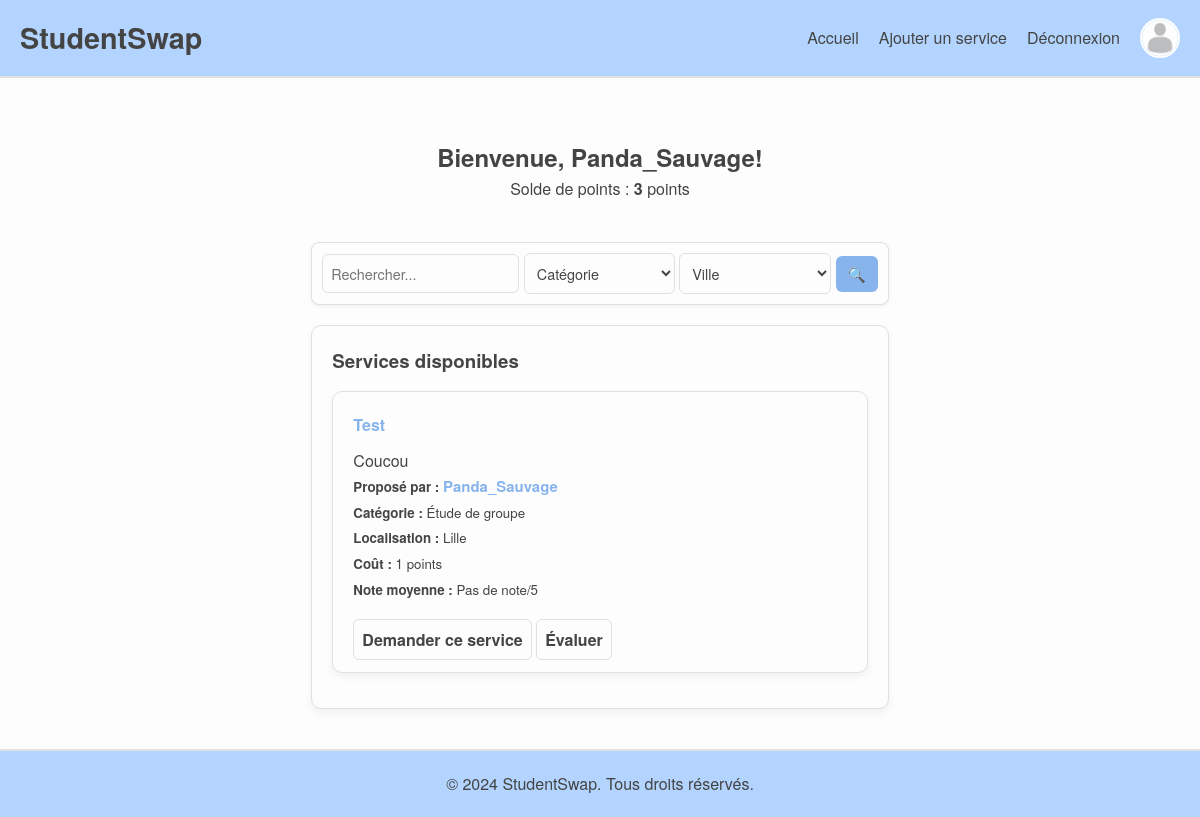
The app's page /views/index.php (signed in) with its own data.
### tables this page shows
CREATE TABLE `users` (
  `id` int(11) NOT NULL,
  `username` varchar(50) DEFAULT NULL,
  `email` varchar(100) DEFAULT NULL,
  `password` varchar(255) DEFAULT NULL,
  `points` int(11) DEFAULT 10,
  `created_at` timestamp NOT NULL DEFAULT current_timestamp(),
  `profile_picture` varchar(255) DEFAULT 'default-picture.png'
);

CREATE TABLE `services` (
  `id` int(11) NOT NULL,
  `user_id` int(11) DEFAULT NULL,
  `title` varchar(100) DEFAULT NULL,
  `description` text DEFAULT NULL,
  `category` varchar(50) DEFAULT NULL,
  `location` varchar(100) DEFAULT NULL,
  `points_cost` int(11) DEFAULT NULL,
  `created_at` timestamp NOT NULL DEFAULT current_timestamp(),
  `category_id` int(11) DEFAULT NULL,
  `status` enum('available','requested','accepted') DEFAULT 'available',
  `deleted_at` timestamp NULL DEFAULT NULL
);

CREATE TABLE `categories` (
  `id` int(11) NOT NULL,
  `name` varchar(100) NOT NULL
);

### views/index.php (the view, shortened to what this page needs)
<?php
include '../config/db.php';
try {
    $user_id = $_SESSION['user_id'] ?? null;
    $user = null;
    if ($user_id) {
        $sql = "SELECT username, email, COALESCE(points, 10) AS points, profile_picture FROM users WHERE id = ?";
        $stmt = $conn->prepare($sql);
        $stmt->execute([$user_id]);
        $user = $stmt->fetch(PDO::FETCH_ASSOC);
    }
    $search_query = $_GET['search_query'] ?? '';
    $sql = "SELECT services.*, users.username, categories.name AS category_name
            FROM services
            JOIN users ON services.user_id = users.id
            JOIN categories ON services.category_id = categories.id
            WHERE services.status = 'available'";
    $sql .= " ORDER BY services.created_at DESC";
    $stmt = $conn->prepare($sql);
    $stmt->execute();
    $services = $stmt->fetchAll(PDO::FETCH_ASSOC);
} catch (PDOException $e) {
    die("Erreur lors de la récupération des données : " . $e->getMessage());
}
?>
<!DOCTYPE html>
<html lang="fr">
<head>
    <link rel="stylesheet" href="../assets/css/style.css">
</head>
<body>
    <div class="wrapper">
        <?php include '../includes/header.php'; ?>
        <main class="main-content">
            <section class="welcome">
                <?php if ($user): ?>
                <h2>Bienvenue, <?= htmlspecialchars($user['username']) ?>!</h2>
                <p>Solde de points : <strong><?= htmlspecialchars($user['points']) ?></strong> points</p>
                <?php else: ?>
                <h2>Bienvenue sur StudentSwap !</h2>
                <p>Connectez-vous pour accéder à toutes les fonctionnalités.</p>
                <?php endif; ?>
            </section>
            <div class="search-form-container">
                <section class="search-form">
                    <form method="GET" action="index.php">
                        <input type="text" name="search_query" placeholder="Rechercher..."
                            value="<?= htmlspecialchars($search_query) ?>">
                        <select name="category_id">
                            <option value="">Catégorie</option>
                        </select>
                        <select name="city_id">
                            <option value="">Ville</option>
                        </select>
                        <button type="submit">🔍</button>
                    </form>
                </section>
            </div>
            <section class="services">
                <h3>Services disponibles</h3>
                <?php if (count($services) > 0): ?>
                <div class="service-list">
                    <?php foreach ($services as $service): ?>
                    <?php
                                $sql = "SELECT AVG(rating) AS average_rating FROM reviews WHERE service_id = ?";
                                $stmt = $conn->prepare($sql);
                                $stmt->execute([$service['id']]);
                                $review = $stmt->fetch(PDO::FETCH_ASSOC);
                                $average_rating = $review['average_rating'] ? round($review['average_rating'], 1) : 'Pas de note';
                            ?>
                    <div class="service-card">
                        <h4><strong><?= htmlspecialchars($service['title']) ?></strong></h4>
                        <p><?= htmlspecialchars($service['description']) ?></p>
                        <small><strong>Proposé par :</strong> <a class="user_id"
                                href="view_profile.php?id=<?= htmlspecialchars($service['user_id']) ?>"><?= htmlspecialchars($service['username']) ?></a></small><br>
                        <small><strong>Catégorie :</strong>
                            <?= htmlspecialchars($service['category_name']) ?></small><br>
                        <small><strong>Localisation :</strong> <?= htmlspecialchars($service['location']) ?></small><br>
                        <small><strong>Coût :</strong> <?= htmlspecialchars($service['points_cost']) ?>
                            points</small><br>
                        <small><strong>Note moyenne :</strong> <?= $average_rating ?>/5</small><br><br>
                        <?php if ($user): ?>
                        <a href="../controllers/request_service.php?id=<?= $service['id'] ?>" class="btn">Demander
                            ce
                            service</a>
                        <a href="leave_review.php?id=<?= $service['id'] ?>" class="btn-evaluate">Évaluer</a>
                        <?php else: ?>
                        <button class="btn" disabled>Connectez-vous pour demander ce service</button>
                        <button class="btn-evaluate" disabled>Connectez-vous pour évaluer</button>
                        <?php endif; ?>
                    </div>
                    <?php endforeach; ?>
                </div>
                <?php else: ?>
                <p>Aucun service trouvé pour votre recherche.</p>
                <?php endif; ?>
            </section>
        </main>
        <?php include '../includes/footer.php'; ?>
    </div>
</body>
</html>

### includes/header.php (shortened to what this page needs)
<?php
$user_id = $_SESSION['user_id'] ?? null;
$profile_picture = 'default-picture.png';
$logged_in_user = null;
try {
    if (!empty($user_id)) {
        include '../config/db.php';
        $sql = "SELECT id, username, email, points, profile_picture FROM users WHERE id = ?";
        $stmt = $conn->prepare($sql);
        $stmt->execute([$user_id]);
        $logged_in_user = $stmt->fetch(PDO::FETCH_ASSOC);
        if ($logged_in_user && !empty($logged_in_user['profile_picture'])) {
            $profile_path = "../uploads/profile_pictures/" . $logged_in_user['profile_picture'];
            $profile_picture = file_exists($profile_path) ? $logged_in_user['profile_picture'] : 'default-picture.png';
        }
    }
} catch (PDOException $e) {
    error_log("Erreur dans le header : " . $e->getMessage());
}
?>
<header>
    <a href="../views/index.php" class="site-title">StudentSwap</a>
    <nav class="navbar">
        <a href="../views/index.php">Accueil</a>
        <?php if (!empty($user_id) && $logged_in_user): ?>
        <a href="../controllers/add_service.php">Ajouter un service</a>
        <a href="../public/logout.php">Déconnexion</a>
        <a href="../views/profile.php?id=<?= htmlspecialchars($user_id) ?>" class="profile-icon">
            <img src="../uploads/profile_pictures/<?= htmlspecialchars($profile_picture) ?>" alt="Photo de profil"
                onerror="this.onerror=null; this.src='../assets/img/default-picture.png';">
        </a>
        <?php else: ?>
        <a href="../views/login.php">Connexion</a>
        <?php endif; ?>
    </nav>
</header>

### assets/css/style.css (style rules this page uses)
:root { --color-background: #fdfdfd; --color-text: #444444; --color-header-background: #b3d4ff; --color-border: #e0e0e0; --color-button-background: #88b4ed; --color-button-hover: #b3d4ff; --color-success-background: #e0f7fa; --color-success-text: #00796b; --color-error-background: #ffe0e0; --color-error-text: #d32f2f; --color-service-title: #b3d4ff; --color-accept-button: #4caf50; --color-accept-button-hover: #388e3c; --color-reject-button: #f44336; --color-reject-button-hover: #d32f2f; --color-review-star: #ff9800; --color-review-border-hover: #b3d4ff; }
* { margin: 0; padding: 0; box-sizing: border-box; font-family: "Helvetica Neue", Arial, sans-serif; }
body { background-color: var(--color-background); color: var(--color-text); line-height: 1.6; }
header { background-color: var(--color-header-background); color: var(--color-text); padding: 15px 20px; border-bottom: 2px solid var(--color-border); display: flex; justify-content: space-between; align-items: center; }
.site-title { font-size: 1.8em; font-weight: bold; color: var(--color-text); text-decoration: none; }
.navbar { display: flex; align-items: center; gap: 20px; }
.navbar a { color: var(--color-text); text-decoration: none; font-weight: 500; transition: color 0.2s ease; }
.welcome { text-align: center; padding: 20px; background-color: var(--color-background); margin: 20px auto; max-width: 600px; }
.welcome h2 { color: var(--color-text); }
.services { max-width: 800px; margin: 20px auto; padding: 20px; background-color: var(--color-background); border: 1px solid var(--color-border); border-radius: 10px; box-shadow: 0 4px 8px rgba(0, 0, 0, 0.05); }
.service-list { list-style: none; padding: 0; }
.btn, .btn-evaluate { margin-top: 5px; color: var(--color-text); font-weight: bold; text-decoration: none; border: 1px solid var(--color-border); border-radius: 6px; background-color: var(--color-background); padding: 8px; margin-bottom: 10px; }
.user_id { color: var(--color-button-background); font-size: 15px; font-weight: bold; text-decoration: none; }
.wrapper { min-height: 100vh; display: flex; flex-direction: column; }
.main-content { flex: 1; }
.search-form-container { display: flex; justify-content: center; align-items: center; width: 100%; margin: 20px 0; }
.search-form { display: inline-flex; flex-direction: row; gap: 10px; align-items: center; padding: 10px; background-color: var(--color-background); border: 1px solid var(--color-border); border-radius: 8px; box-shadow: 0 2px 4px rgba(0, 0, 0, 0.05); }
.search-form input[type="text"] { flex: 2; padding: 8px; border: 1px solid var(--color-border); border-radius: 6px; background-color: var(--color-background); color: var(--color-text); font-size: 0.9em; }
.search-form select { flex: 1; padding: 8px; border: 1px solid var(--color-border); border-radius: 6px; background-color: var(--color-background); color: var(--color-text); font-size: 0.9em; }
.search-form button { padding: 8px 12px; color: var(--color-background); background-color: var(--color-button-background); border: none; border-radius: 6px; cursor: pointer; font-weight: bold; font-size: 0.9em; transition: background-color 0.2s; }
.profile-icon { display: inline-block; width: 40px; height: 40px; border-radius: 50%; overflow: hidden; border: 2px solid var(--color-background); transition: border-color 0.2s; align-self: center; }
.profile-icon img { width: 100%; height: 100%; border-radius: 50%; object-fit: cover; object-position: center; display: block; }
.service-card { padding: 15px; margin-bottom: 10px; margin-top: 15px; border: 1px solid var(--color-border); border-radius: 8px; background-color: var(--color-background); box-shadow: 0 2px 4px rgba(0, 0, 0, 0.05); }
.service-card h4 { color: var(--color-button-background); }
.service-card p { color: var(--color-text); }
.service-card, .request-card { padding: 15px; border: 1px solid var(--color-border); border-radius: 10px; margin-bottom: 10px; box-shadow: 0 4px 8px rgba(0, 0, 0, 0.05); background-color: var(--color-background); }
.service-card h4, .request-card h4 { color: var(--color-button-background); margin-bottom: 10px; }
.service-card p, .request-card p { color: var(--color-text); }
@media (min-width: 1200px) { .service-card, .review-card { padding: 20px; margin: 15px 0; } }
@media (max-width: 1600px) { .main-content { max-width: 1400px; margin: 0 auto; padding: 20px; } }

### records on screen
users: profile_picture (placeholder picture), username "Panda_Sauvage"
services: title "Test", description "Coucou", user.username "Panda_Sauvage", category.name "Étude de groupe", location "Lille", points_cost "1", average_rating "Pas de note"

### other values on screen
$user['points'] "3"
